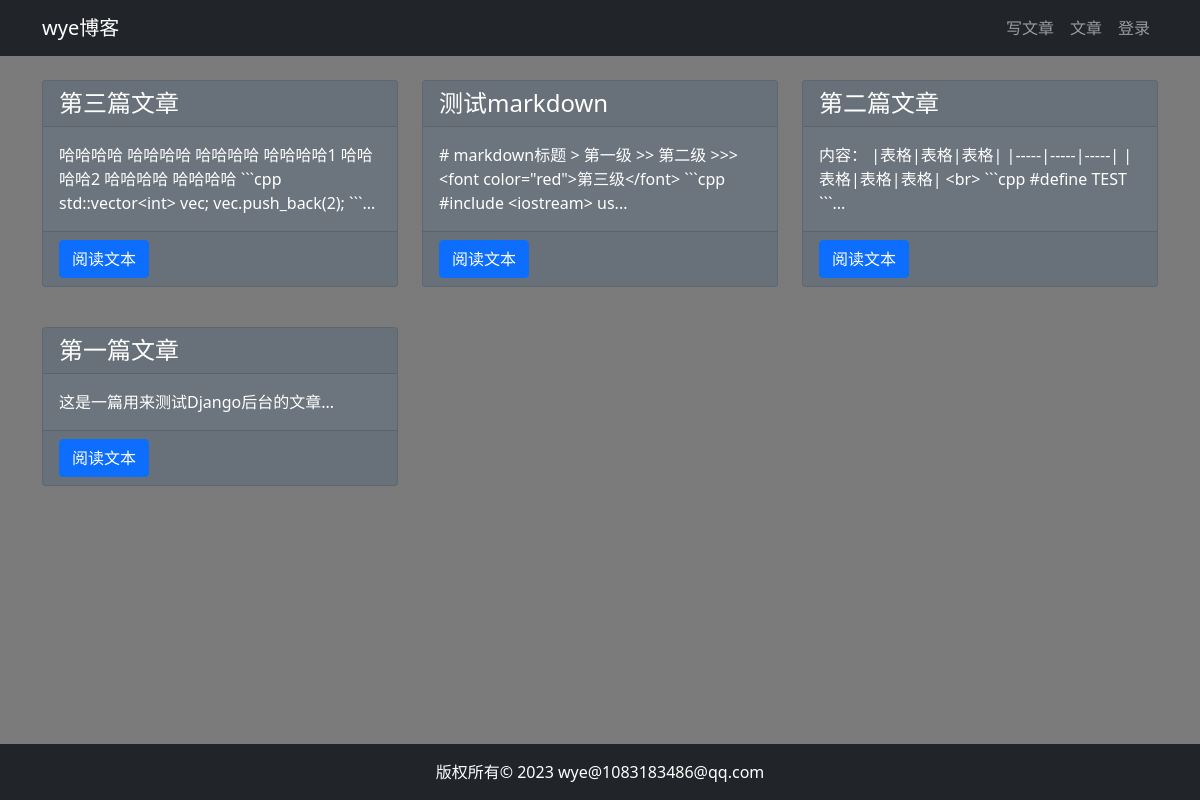
Page /article/article-list/ on the committed database.
### article/models.py (models this page shows)
class ArticlePost(models.Model):
    author = models.ForeignKey(User, verbose_name='文章作者', on_delete=models.CASCADE)
    title = models.CharField(verbose_name='文章标题', max_length=200)
    body = models.TextField(verbose_name='文章内容')
    created = models.DateTimeField(verbose_name='创建时间', default=timezone.now)
    updated = models.DateTimeField(verbose_name='更新时间', auto_now=True)
    class Meta:
        ordering = ('-created',)
    def __str__(self):
        return self.title

### article/views.py (the view)
# urls.py: path('article-list/', views.article_list, name='article_list'),
@require_http_methods(['GET'])
def article_list(request):
    print_request(request)
    articles = ArticlePost.objects.all()
    print(articles)
    context = {'articles': articles}
    return render(request, 'article/list.html', context)

### article/views.py (called while the page is built)
def print_request(req):
    print(f"""
        request method:{req.method}, headers: {req.headers}, body: {req.body}
    """)

### templates/article/list.html (shortened to what this page needs)
{% extends "base.html" %}
{% load static %}
{% block content %}
<div class="container">
    <div class="row mt-2">
        {% for article in articles %}
        <div class="col-4 mb-4 mt-3">
            <div class="card h-100 bg-secondary">
                <h4 class="card-header">{{ article.title }}</h4>
                <div class="card-body">
                    <p class="card-text">{{ article.body|slice:'100' }}...</p>
                </div>
                <div class="card-footer">
                    <a href="{% url 'article:article_detail' article.id %}" class="btn btn-primary">阅读文本</a>
                </div>
            </div>
        </div>
        {% endfor %}
    </div>
</div>
{% endblock content %}

### static/mystyle/background.css (style rules this page uses)
body { background-image: linear-gradient( rgba(34, 34, 34, 0.6), rgba(34, 34, 34, 0.6) ), url("images/background1.png"); color: white; }

### rows in the picture
ArticlePost: title "第三篇文章", body "哈哈哈哈 哈哈哈哈 哈哈哈哈 哈哈哈哈1 哈哈哈哈2 哈哈哈哈 哈哈哈哈 ```cpp std::vector<int> vec; vec.push_back(2); ```"
ArticlePost: title "测试markdown", body "# markdown标题 > 第一级 >> 第二级 >>> <font color=\"red\">第三级</font> ```cpp #include <iostream> us"
ArticlePost: title "第二篇文章", body "内容： |表格|表格|表格| |-----|-----|-----| |表格|表格|表格| <br> ```cpp #define TEST ```"
ArticlePost: title "第一篇文章", body "这是一篇用来测试Django后台的文章"
